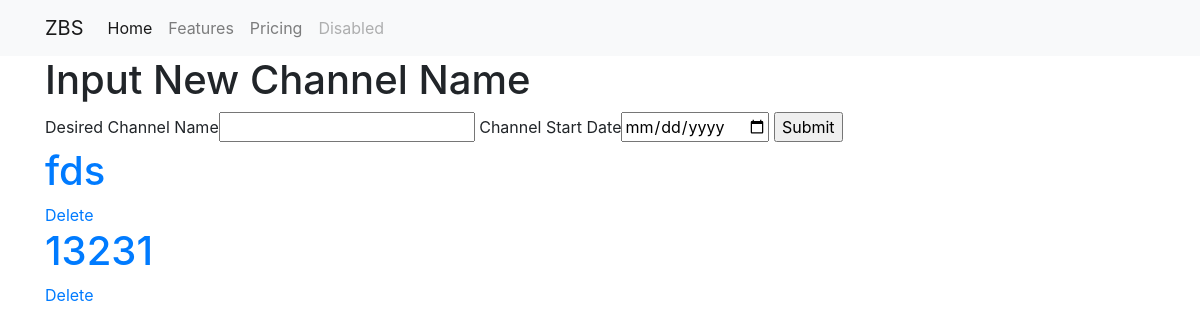
Before: / with the older database file.
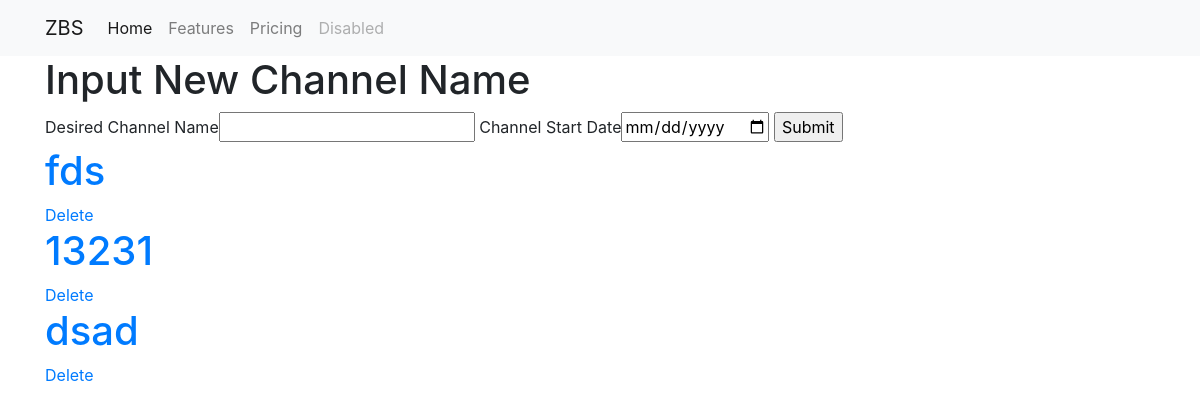
After: the same page with the newer database file.
### app.py (models this page shows, shortened)
class Channel(db.Model):
    id = db.Column(db.Integer,primary_key=True)
    name = db.Column(db.String(50))
    start_date = db.Column(db.Date)
    slots = db.relationship('Slot', backref='channel',lazy='dynamic')

### app.py (the view)
@app.route('/', methods=['POST','GET'])
def index():
    create_channel_form = CreateChannelForm()
    channels = Channel.query.all()
    return render_template('index.html', channels=channels, create_channel_form=create_channel_form)

### forms.py
class CreateChannelForm(FlaskForm):
    name = StringField('Desired Channel Name',validators=[DataRequired()])
    date = DateField('Channel Start Date', format='%Y-%m-%d',validators=[DataRequired()])
    submit = SubmitField('Submit')

### templates/index.html (shortened to what this page needs)
{% extends 'base.html' %}
{% block body %}
<div class="container">
    <h1>Input New Channel Name</h1>
    <form action="{{ url_for('create_channel') }}" method="POST">
        {{ create_channel_form.name.label }}{{ create_channel_form.name() }}
        {{ create_channel_form.date.label }}{{ create_channel_form.date() }}
        {{ create_channel_form.submit() }}
    </form>
    {% for channel in channels %}
    <h1><a href="{{ url_for('channel', id=channel.id) }}">{{ channel.name }}</a></h1>
    <a href="{{ url_for('delete_channel', id=channel.id) }}">Delete</a>
    {% endfor %}
</div>
{% endblock %}

Changed rows visible on the page:
added Channel: name "dsad"
